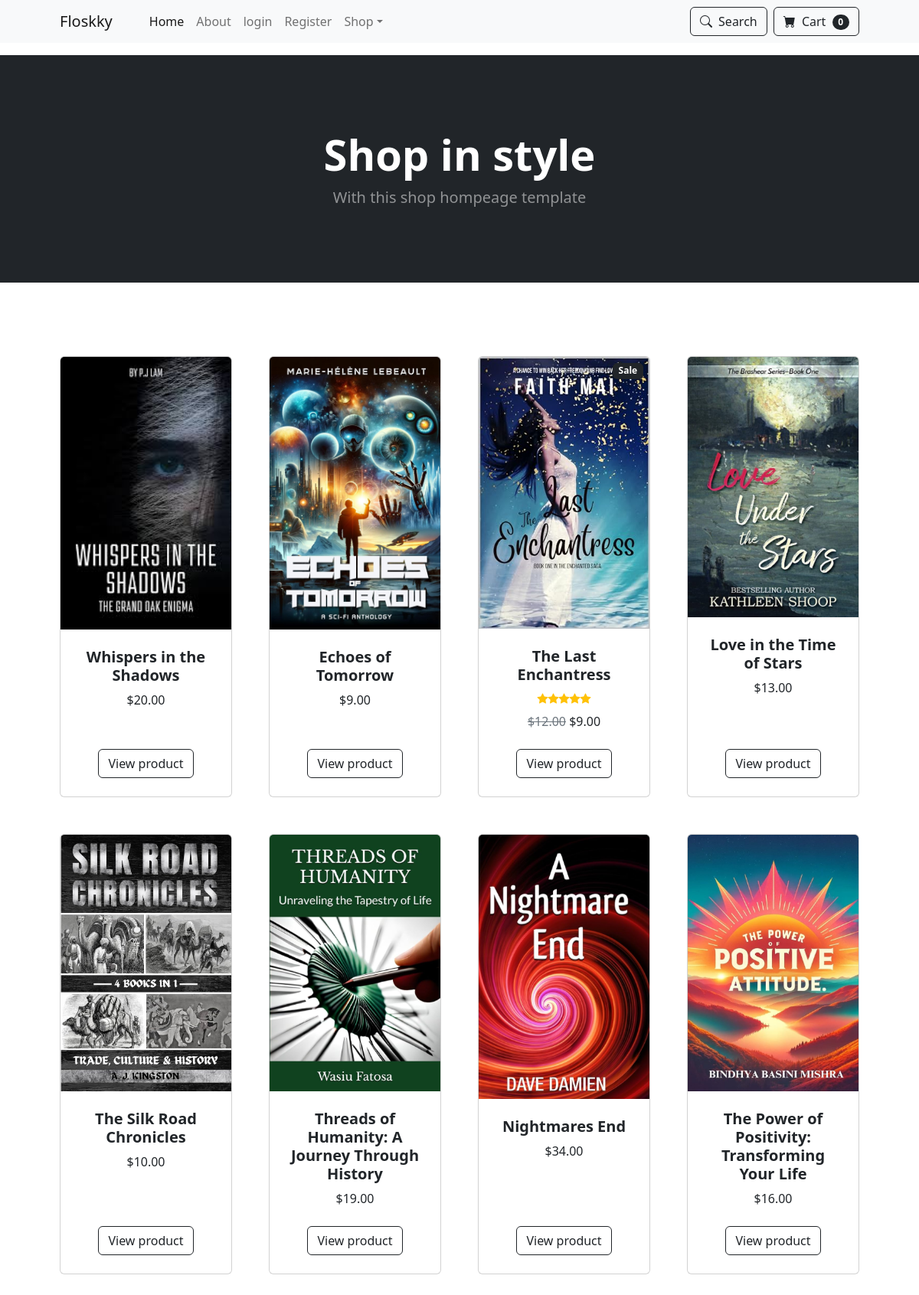
The page / on the database its author committed.
### store/models.py (models this page shows, shortened)
class Product(models.Model):
    name = models.CharField(max_length=100)
    price = models.DecimalField(default=0, decimal_places=2, max_digits=6)
    category = models.ForeignKey(Category, on_delete=models.CASCADE)
    description = models.CharField(max_length=250, blank=True, null=True)
    image = models.ImageField(upload_to="uploads/products/")
    is_sale = models.BooleanField(default=False)
    sale_price = models.DecimalField(default=0, decimal_places=2, max_digits=6)

### store/views.py (the view)
# urls.py: path("", home, name="home"),
def home(request):
    products = Product.objects.all()
    return render(request, "home.html", {"products" : products})

### cart/cart.py (called while the page is built)
    def __len__(self):
        return sum(1 for _ in self.cart)

### cart/context_processors.py (called while the page is built)
def cart(request):
    return {'cart':Cart(request)}

### store/templates/home.html (shortened to what this page needs)
{% extends "base.html" %}
{% block content %}
        <header class="bg-dark py-5">
            <div class="container px-4 px-lg-5 my-5">
                <div class="text-center text-white">
                    <h1 class="display-4 fw-bolder">Shop in style</h1>
                    <p class="lead fw-normal text-white-50 mb-0">With this shop hompeage template</p>
                </div>
            </div>
        </header>
        <section class="py-5">
            <div class="container px-4 px-lg-5 mt-5">
                <div class="row gx-4 gx-lg-5 row-cols-2 row-cols-md-3 row-cols-xl-4 justify-content-center">
                    {% for product in products %}
                    {% if product.is_sale %}
                    <div class="col mb-5">
                        <div class="card h-100">
                            <div class="badge bg-dark text-white position-absolute" style="top: 0.5rem; right: 0.5rem">Sale</div>
                            <img class="card-img-top" src="{{product.image.url}}" alt="..." />
                            <div class="card-body p-4">
                                <div class="text-center">
                                    <h5 class="fw-bolder">{{product.name}}</h5>
                                    <div class="d-flex justify-content-center small text-warning mb-2">
                                        <div class="bi-star-fill"></div>
                                        <div class="bi-star-fill"></div>
                                        <div class="bi-star-fill"></div>
                                        <div class="bi-star-fill"></div>
                                        <div class="bi-star-fill"></div>
                                    </div>
                                    <span class="text-muted text-decoration-line-through">${{product.price}}</span>
                                    ${{product.sale_price}}
                                </div>
                            </div>
                            <div class="card-footer p-4 pt-0 border-top-0 bg-transparent">
                                <div class="text-center"><a class="btn btn-outline-dark mt-auto" href="{% url 'product' product.id %}">View product</a></div>
                            </div>
                        </div>
                    </div>
                    {% else %}
                    <div class="col mb-5">
                        <div class="card h-100">
                            <img class="card-img-top" src="{{product.image.url}}" alt="..." />
                            <div class="card-body p-4">
                                <div class="text-center">
                                    <h5 class="fw-bolder">{{product.name}}</h5>
                                    ${{product.price}}
                                </div>
                            </div>
                            <div class="card-footer p-4 pt-0 border-top-0 bg-transparent">
                                <div class="text-center"><a class="btn btn-outline-dark mt-auto" href="{% url 'product' product.id %}">View product</a></div>
                            </div>
                        </div>
                    </div>
                    {% endif %}
                    {% endfor %}
                </div>
            </div>
</section>
{% endblock content %}

### store/templates/base.html (shortened to what this page needs)
{% load static %}
<!DOCTYPE html>
<html lang="en">
    <head>
        <link href="https://cdn.jsdelivr.net/npm/bootstrap-icons@1.5.0/font/bootstrap-icons.css" rel="stylesheet" />
        <link href= "{% static 'css\styles.css' %}" rel="stylesheet" />
    </head>
<body>
    {% include "navbar.html" %}
    {% block content %}
    {% endblock content %}
</body>
</html>

### store/templates/navbar.html (shortened to what this page needs)
<nav class="navbar navbar-expand-lg navbar-light bg-light">
    <div class="container px-4 px-lg-5">
        <a class="navbar-brand" href="{% url 'home' %}">Floskky</a>
        <div class="collapse navbar-collapse" id="navbarSupportedContent">
            <ul class="navbar-nav me-auto mb-2 mb-lg-0 ms-lg-4">
                <li class="nav-item"><a class="nav-link active" aria-current="page" href="{% url 'home' %}">Home</a></li>
                <li class="nav-item"><a class="nav-link" href="{% url 'about' %}">About</a></li>
                {% if user.is_authenticated %}
                <li class="nav-item"><a class="nav-link" href="{% url 'logout' %}">logout</a></li>
                <li class="nav-item dropdown">
                    <a class="nav-link dropdown-toggle" id="navbarDropdown" href="#" role="button" data-bs-toggle="dropdown" aria-expanded="false">Profile</a>
                    <ul class="dropdown-menu" aria-labelledby="navbarDropdown">
                        <li><a class="dropdown-item" href="{% url 'update_password' %}">Change Password</a></li>
                        <li><a class="dropdown-item" href="{% url 'update_user' %}">Update Profile</a></li>
                        <li><a class="dropdown-item" href="{% url 'update_info' %}">Update Info</a></li>
                    </ul>
                </li>
                {% else %}
                <li class="nav-item"><a class="nav-link" href="{% url 'login' %}">login</a></li>
                <li class="nav-item"><a class="nav-link" href="{% url 'register' %}">Register</a></li>
                {% endif %}
                <li class="nav-item dropdown">
                    <a class="nav-link dropdown-toggle" id="navbarDropdown" href="#" role="button" data-bs-toggle="dropdown" aria-expanded="false">Shop</a>
                </li>
            </ul>
            <form class="d-flex">
                <a href="{% url 'search' %}" class="btn btn-outline-dark me-2">
                    <i class="bi-search me-1"></i>
                    Search
                </a>
                <a href="{% url 'cart_summary' %}" class="btn btn-outline-dark">
                    <i class="bi-cart-fill me-1"></i>
                    Cart
                    <span class="badge bg-dark text-white ms-1 rounded-pill" id="cart_quantity">{{cart|length}}</span>
                </a>
            </form>
        </div>
    </div>
</nav>

### rows shown on the page
Product: image (picture), name "Whispers in the Shadows", price "20.00"
Product: image (picture), name "Echoes of Tomorrow", price "9.00"
Product: image (picture), name "The Last Enchantress", price "12.00", sale_price "9.00"
Product: image (picture), name "Love in the Time of Stars", price "13.00"
Product: image (picture), name "The Silk Road Chronicles", price "10.00"
Product: image (picture), name "Threads of Humanity: A Journey Through History", price "19.00"
Product: image (picture), name "Nightmares End", price "34.00"
Product: image (picture), name "The Power of Positivity: Transforming Your Life", price "16.00"

### other values the page prints
{{ cart|length }} "0"
